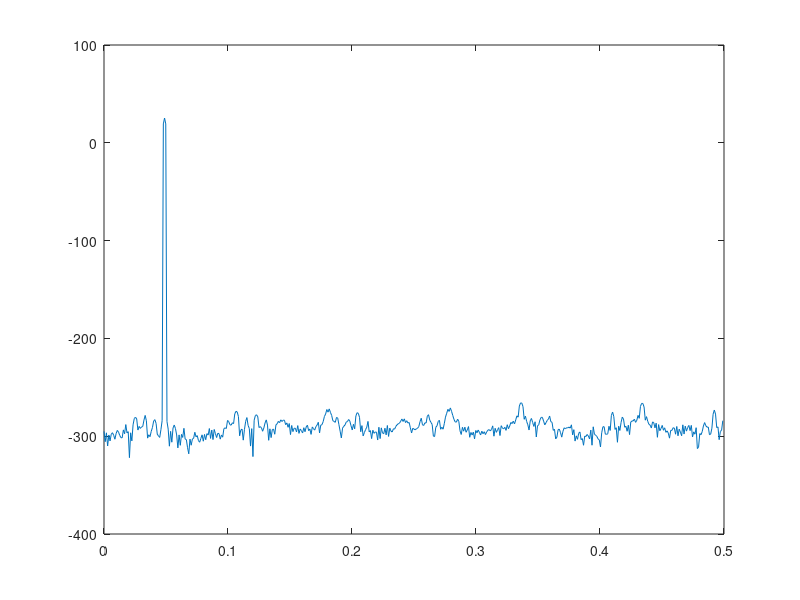

Write the MATLAB code that produced this figure.
%

n = 1024;
m = 10000;

%X = 1/32768 * (rand(n,m) - 0.5);
%X = 2 * (rand(n,m) - 0.5);          % RMS = 10*log10(1/3) dB
%X = ones(n,m);
X = sin((0:n-1)/n * 100*pi).';
%X = sign(sin((0:n-1)/n * 100*pi).');
%X = sign(sin(0.0001 + (0:n-1)/n * 128*pi).');  # exact period

eng    = mean(X(:).^2)
rms_db = 10*log10(eng)
rms_db_theory_rand = 20*log10(1/sqrt(3)/2^16)

wnd = 0.5*cos(((0:n-1)/n-0.5).' * 2*pi)+0.5;
%wnd = ones(n,1);

wnd_db_rel = 20*log10(sum(wnd) / n)

fqs = (0:n-1)/n;

sp_normalization = 'energy'
switch sp_normalization
  case 'sine_amplitude'
    % such that 1.0*sin(wt) (w!=0) will give 0dB spectrum peak
    % meanwhile, RMS = 10*log10(1/2) dB = -3.01 dB
    wnd = wnd / sum(wnd) * 2;     % "* 2" due to nyquist
  case 'square_rms'
    % such that the sum of all theoretical fft peaks in 1.0*sign(sin(wt)) (w!=0) 
    % will give 0dB, which is the same as RMS.
    wnd = wnd / sum(wnd) * 2 / sqrt(2);
    % best match with wnd = ones(n,1), with window, the effective window size
    % will decrease, hence higher noise.
    u_theory_simple = rms_db + 10*log10(2/n)
  case 'energy'
    % such that the sum of energy in all frequencies will give RMS.
    % usually used for stochastic signal analysis, more "physical".
    % e.g. used when you need to compare noise spectrum with different
    % sampling rate.
    sr = 1.0;
    wnd = wnd / sqrt(sum(wnd.^2) * sr/2);  % "sr/2" due to nyquist
    fqs = sr * fqs;
end

Y = fft(wnd .* X);

u_theory = 10*log10(sum(wnd.^2)) + 20*log10(1/sqrt(3)/2^16)

u = 10*log10(mean(Y .* conj(Y), 2));

figure(20)
plot(fqs(1:end/2), u(1:end/2))


# measured:



